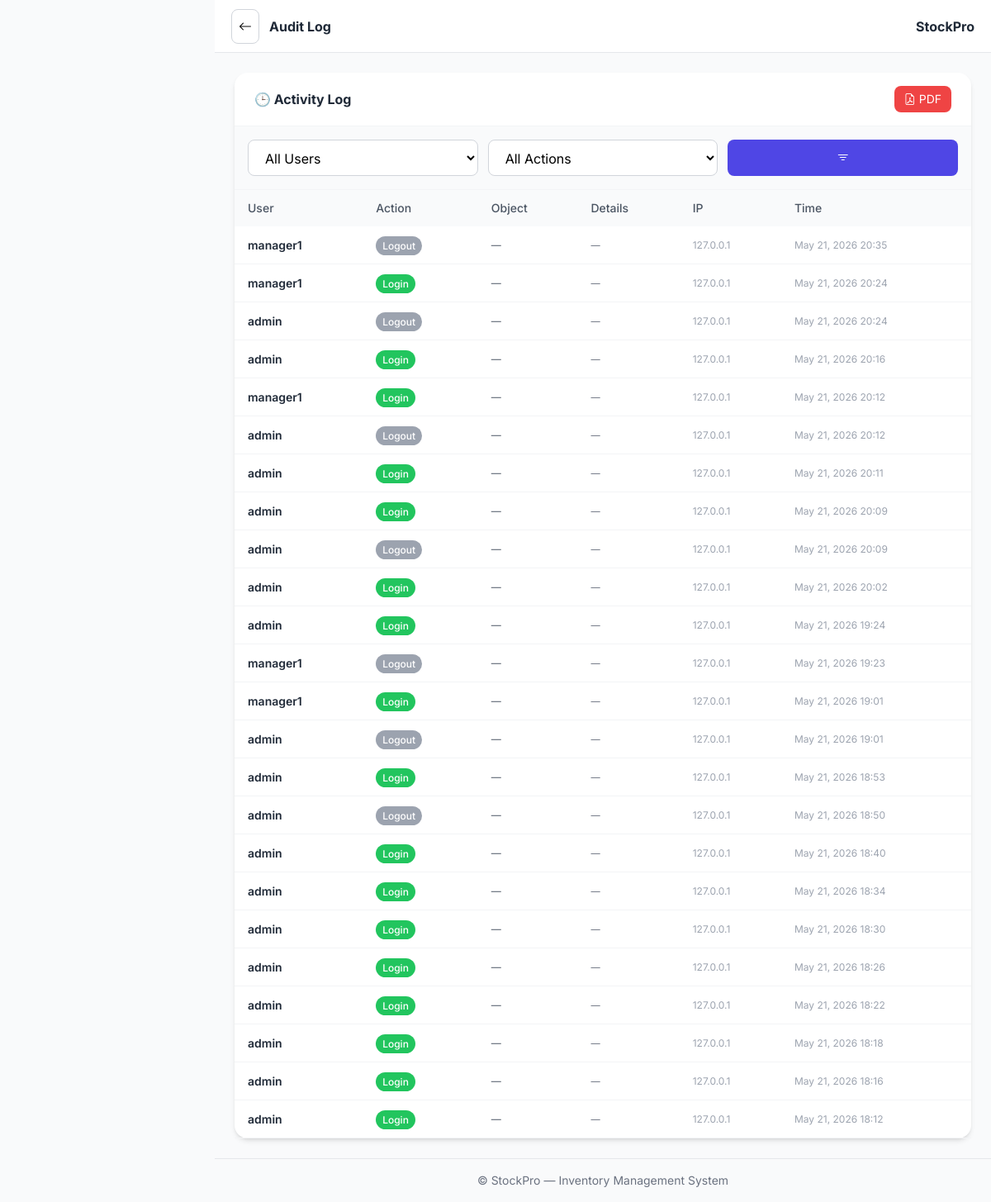
The page /admin-dashboard/audit/ (signed in) on the database its author committed.
### accounts/models.py (models this page shows, shortened)
class AuditLog(models.Model):
    ACTION_CHOICES = [
        ("login", "Login"),
        ("logout", "Logout"),
        ("create", "Create"),
        ("update", "Update"),
        ("delete", "Delete"),
        ("soft_delete", "Soft Delete"),
        ("approve", "Approve"),
        ("reject", "Reject"),
        ("export", "Export"),
        ("import", "Import"),
    ]
    user = models.ForeignKey(User, on_delete=models.SET_NULL, null=True, blank=True)
    action = models.CharField(max_length=30, choices=ACTION_CHOICES)
    model_name = models.CharField(max_length=100, blank=True)
    object_id = models.CharField(max_length=100, blank=True)
    object_repr = models.CharField(max_length=200, blank=True)
    changes = models.JSONField(default=dict, blank=True)
    ip_address = models.GenericIPAddressField(blank=True, null=True)
    timestamp = models.DateTimeField(auto_now_add=True)
    class Meta:
        ordering = ["-timestamp"]
        indexes = [models.Index(fields=["-timestamp"]), models.Index(fields=["user", "action"])]

### admin_panel/views.py (the view)
# urls.py: path("audit/", views.audit_log_list, name="audit_log"),
def audit_log_list(request):
    qs = AuditLog.objects.select_related("user").order_by("-timestamp")
    if request.GET.get("user"):
        qs = qs.filter(user_id=request.GET["user"])
    if request.GET.get("action"):
        qs = qs.filter(action=request.GET["action"])
    from django.core.paginator import Paginator
    paginator = Paginator(qs, 25)
    page = paginator.get_page(request.GET.get("page"))
    return render(request, "admin_panel/audit_log.html", {
        "logs": page, "users": User.objects.all(),
        "ACTION_CHOICES": AuditLog.ACTION_CHOICES,
        "q_user": request.GET.get("user", ""),
        "q_action": request.GET.get("action", ""),
    })

### admin_panel/templates/admin_panel/audit_log.html (shortened to what this page needs)
{% extends 'base.html' %}
{% block page_title %}Audit Log{% endblock %}
{% block content %}
<div class="bg-white rounded-2xl shadow-md">
  <div class="px-6 py-4 border-b border-gray-100 flex justify-between items-center">
    <h6 class="font-bold text-gray-800">🕒 Activity Log</h6>
    <a href="{% url 'export_audit_pdf' %}" class="px-3 py-1.5 text-sm bg-danger-500 text-white rounded-lg hover:bg-danger-600"><i class="bi bi-file-earmark-pdf"></i> PDF</a>
  </div>
  <form method="get" class="p-4 bg-gray-50 border-b border-gray-100">
    <div class="grid grid-cols-1 md:grid-cols-3 gap-3">
      <div>
        <select name="user" class="w-full px-4 py-2.5 rounded-lg border border-gray-300 focus:ring-2 focus:ring-primary-500 focus:border-primary-500 outline-none transition-all bg-white">
          <option value="">All Users</option>
        </select>
      </div>
      <div>
        <select name="action" class="w-full px-4 py-2.5 rounded-lg border border-gray-300 focus:ring-2 focus:ring-primary-500 focus:border-primary-500 outline-none transition-all bg-white">
          <option value="">All Actions</option>
        </select>
      </div>
      <div>
        <button type="submit" class="w-full px-5 py-2.5 bg-primary-600 text-white rounded-lg font-medium hover:bg-primary-700"><i class="bi bi-filter"></i></button>
      </div>
    </div>
  </form>
  <div class="overflow-x-auto">
    <table class="w-full text-sm">
      <thead class="bg-gray-50">
        <tr class="text-gray-600">
          <th class="px-4 py-3 text-left font-medium">User</th>
          <th class="px-4 py-3 text-left font-medium">Action</th>
          <th class="px-4 py-3 text-left font-medium">Object</th>
          <th class="px-4 py-3 text-left font-medium">Details</th>
          <th class="px-4 py-3 text-left font-medium">IP</th>
          <th class="px-4 py-3 text-left font-medium">Time</th>
        </tr>
      </thead>
      <tbody>
        {% for log in logs %}
        <tr class="border-b border-gray-100 hover:bg-gray-50/60">
          <td class="px-4 py-3 font-semibold text-gray-800">{{ log.user.username|default:'—' }}</td>
          <td class="px-4 py-3">
            {% if log.action == 'login' %}
              <span class="px-2 py-1 text-xs rounded-full font-medium bg-success-500 text-white">Login</span>
            {% elif log.action == 'logout' %}
              <span class="px-2 py-1 text-xs rounded-full font-medium bg-gray-400 text-white">Logout</span>
            {% elif log.action == 'create' %}
              <span class="px-2 py-1 text-xs rounded-full font-medium bg-primary-500 text-white">Create</span>
            {% elif log.action == 'update' %}
              <span class="px-2 py-1 text-xs rounded-full font-medium bg-warning-500 text-black">Update</span>
            {% elif log.action == 'delete' %}
              <span class="px-2 py-1 text-xs rounded-full font-medium bg-danger-500 text-white">Delete</span>
            {% else %}
              <span class="px-2 py-1 text-xs rounded-full font-medium bg-gray-200 text-gray-800">{{ log.action }}</span>
            {% endif %}
          </td>
          <td class="px-4 py-3 text-gray-600 text-xs">{{ log.object_repr|default:log.model_name|default:'—' }}</td>
          <td class="px-4 py-3"><small class="text-gray-500">{{ log.changes|default:'—' }}</small></td>
          <td class="px-4 py-3 text-gray-400 text-xs">{{ log.ip_address|default:'—' }}</td>
          <td class="px-4 py-3 text-gray-400 text-xs">{{ log.timestamp|date:"M d, Y H:i" }}</td>
        </tr>
        {% empty %}
        <tr>
          <td colspan="6" class="px-4 py-8 text-center text-gray-500">No audit entries found.</td>
        </tr>
        {% endfor %}
      </tbody>
    </table>
  </div>
</div>
{% endblock %}

### rows shown on the page
AuditLog: user.username "manager1", action "Logout", object_repr "—", changes "—", ip_address "127.0.0.1", timestamp "May 21, 2026 20:35"
AuditLog: user.username "manager1", action "Login", object_repr "—", changes "—", ip_address "127.0.0.1", timestamp "May 21, 2026 20:24"
AuditLog: user.username "admin", action "Logout", object_repr "—", changes "—", ip_address "127.0.0.1", timestamp "May 21, 2026 20:24"
AuditLog: user.username "admin", action "Login", object_repr "—", changes "—", ip_address "127.0.0.1", timestamp "May 21, 2026 20:16"
AuditLog: user.username "manager1", action "Login", object_repr "—", changes "—", ip_address "127.0.0.1", timestamp "May 21, 2026 20:12"
AuditLog: user.username "admin", action "Logout", object_repr "—", changes "—", ip_address "127.0.0.1", timestamp "May 21, 2026 20:12"
AuditLog: user.username "admin", action "Login", object_repr "—", changes "—", ip_address "127.0.0.1", timestamp "May 21, 2026 20:11"
AuditLog: user.username "admin", action "Login", object_repr "—", changes "—", ip_address "127.0.0.1", timestamp "May 21, 2026 20:09"
AuditLog: user.username "admin", action "Logout", object_repr "—", changes "—", ip_address "127.0.0.1", timestamp "May 21, 2026 20:09"
AuditLog: user.username "admin", action "Login", object_repr "—", changes "—", ip_address "127.0.0.1", timestamp "May 21, 2026 20:02"
AuditLog: user.username "admin", action "Login", object_repr "—", changes "—", ip_address "127.0.0.1", timestamp "May 21, 2026 19:24"
AuditLog: user.username "manager1", action "Logout", object_repr "—", changes "—", ip_address "127.0.0.1", timestamp "May 21, 2026 19:23"
AuditLog: user.username "manager1", action "Login", object_repr "—", changes "—", ip_address "127.0.0.1", timestamp "May 21, 2026 19:01"
AuditLog: user.username "admin", action "Logout", object_repr "—", changes "—", ip_address "127.0.0.1", timestamp "May 21, 2026 19:01"
AuditLog: user.username "admin", action "Login", object_repr "—", changes "—", ip_address "127.0.0.1", timestamp "May 21, 2026 18:53"
AuditLog: user.username "admin", action "Logout", object_repr "—", changes "—", ip_address "127.0.0.1", timestamp "May 21, 2026 18:50"
AuditLog: user.username "admin", action "Login", object_repr "—", changes "—", ip_address "127.0.0.1", timestamp "May 21, 2026 18:40"
AuditLog: user.username "admin", action "Login", object_repr "—", changes "—", ip_address "127.0.0.1", timestamp "May 21, 2026 18:34"
AuditLog: user.username "admin", action "Login", object_repr "—", changes "—", ip_address "127.0.0.1", timestamp "May 21, 2026 18:30"
AuditLog: user.username "admin", action "Login", object_repr "—", changes "—", ip_address "127.0.0.1", timestamp "May 21, 2026 18:26"
AuditLog: user.username "admin", action "Login", object_repr "—", changes "—", ip_address "127.0.0.1", timestamp "May 21, 2026 18:22"
AuditLog: user.username "admin", action "Login", object_repr "—", changes "—", ip_address "127.0.0.1", timestamp "May 21, 2026 18:18"
AuditLog: user.username "admin", action "Login", object_repr "—", changes "—", ip_address "127.0.0.1", timestamp "May 21, 2026 18:16"
AuditLog: user.username "admin", action "Login", object_repr "—", changes "—", ip_address "127.0.0.1", timestamp "May 21, 2026 18:12"
